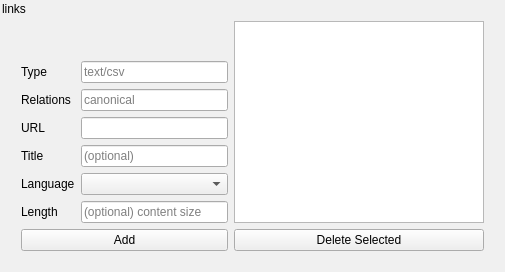
                 <widget class="QGroupBox" name="groupBoxMap_2">
                  <property name="styleSheet">
                   <string notr="true">
                      QGroupBox {
                        background-color: rgba(240, 240, 240, 1);  /* change to your desired color */
                        border: 0px solid #ffffffff;     /* optional: border styling */
                        border-radius: 6px;         /* optional: rounded corners */
                        margin-top: 1.5em; /* reserve space for the title */
                        padding: 10px; 
                      }
                    </string>
                  </property>
                  <property name="title">
                   <string>links</string>
                  </property>
                  <layout class="QGridLayout" name="gridLayout_12">
                   <item row="0" column="0">
                    <layout class="QHBoxLayout" name="_47">
                     <item>
                      <layout class="QVBoxLayout" name="_48">
                       <item>
                        <spacer name="verticalSpacer_9">
                         <property name="orientation">
                          <enum>Qt::Vertical</enum>
                         </property>
                         <property name="sizeHint" stdset="0">
                          <size>
                           <width>20</width>
                           <height>40</height>
                          </size>
                         </property>
                        </spacer>
                       </item>
                       <item>
                        <layout class="QVBoxLayout" name="_49">
                         <item>
                          <layout class="QGridLayout" name="gridLayoutAddResLinks">
                           <item row="0" column="0">
                            <widget class="QLabel" name="label_62">
                             <property name="text">
                              <string>Type</string>
                             </property>
                            </widget>
                           </item>
                           <item row="0" column="1">
                            <widget class="QLineEdit" name="addResLinksTypeLineEdit">
                             <property name="placeholderText">
                              <string>text/csv</string>
                             </property>
                            </widget>
                           </item>
                           <item row="1" column="0">
                            <widget class="QLabel" name="label_63">
                             <property name="text">
                              <string>Relations</string>
                             </property>
                            </widget>
                           </item>
                           <item row="1" column="1">
                            <widget class="QLineEdit" name="addResLinksRelLineEdit">
                             <property name="placeholderText">
                              <string>canonical</string>
                             </property>
                            </widget>
                           </item>
                           <item row="2" column="0">
                            <widget class="QLabel" name="label_64">
                             <property name="text">
                              <string>URL</string>
                             </property>
                            </widget>
                           </item>
                           <item row="2" column="1">
                            <widget class="QLineEdit" name="addResLinksHrefLineEdit">
                             <property name="placeholderText">
                              <string/>
                             </property>
                            </widget>
                           </item>
                           <item row="3" column="0">
                            <widget class="QLabel" name="label_65">
                             <property name="text">
                              <string>Title</string>
                             </property>
                            </widget>
                           </item>
                           <item row="3" column="1">
                            <widget class="QLineEdit" name="addResLinksTitleLineEdit">
                             <property name="placeholderText">
                              <string>(optional)</string>
                             </property>
                            </widget>
                           </item>
                           <item row="4" column="0">
                            <widget class="QLabel" name="label_66">
                             <property name="text">
                              <string>Language</string>
                             </property>
                            </widget>
                           </item>
                           <item row="4" column="1">
                            <widget class="QComboBox" name="addResLinkshreflangComboBox">
                             <property name="placeholderText">
                              <string>(optional) e.g. 'en-US'</string>
                             </property>
                            </widget>
                           </item>
                           <item row="5" column="0">
                            <widget class="QLabel" name="label_67">
                             <property name="text">
                              <string>Length</string>
                             </property>
                            </widget>
                           </item>
                           <item row="5" column="1">
                            <widget class="QLineEdit" name="addResLinksLengthLineEdit">
                             <property name="placeholderText">
                              <string>(optional) content size</string>
                             </property>
                            </widget>
                           </item>
                          </layout>
                         </item>
                         <item>
                          <widget class="QPushButton" name="addResLinksButton">
                           <property name="text">
                            <string>Add</string>
                           </property>
                          </widget>
                         </item>
                        </layout>
                       </item>
                      </layout>
                     </item>
                     <item>
                      <layout class="QVBoxLayout" name="_50">
                       <item>
                        <widget class="QListWidget" name="listWidgetResLinks">
                         <property name="minimumSize">
                          <size>
                           <width>200</width>
                           <height>0</height>
                          </size>
                         </property>
                         <property name="maximumSize">
                          <size>
                           <width>250</width>
                           <height>300</height>
                          </size>
                         </property>
                        </widget>
                       </item>
                       <item>
                        <widget class="QPushButton" name="deleteResLinksButton">
                         <property name="text">
                          <string>Delete Selected</string>
                         </property>
                        </widget>
                       </item>
                      </layout>
                     </item>
                    </layout>
                   </item>
                  </layout>
                 </widget>
